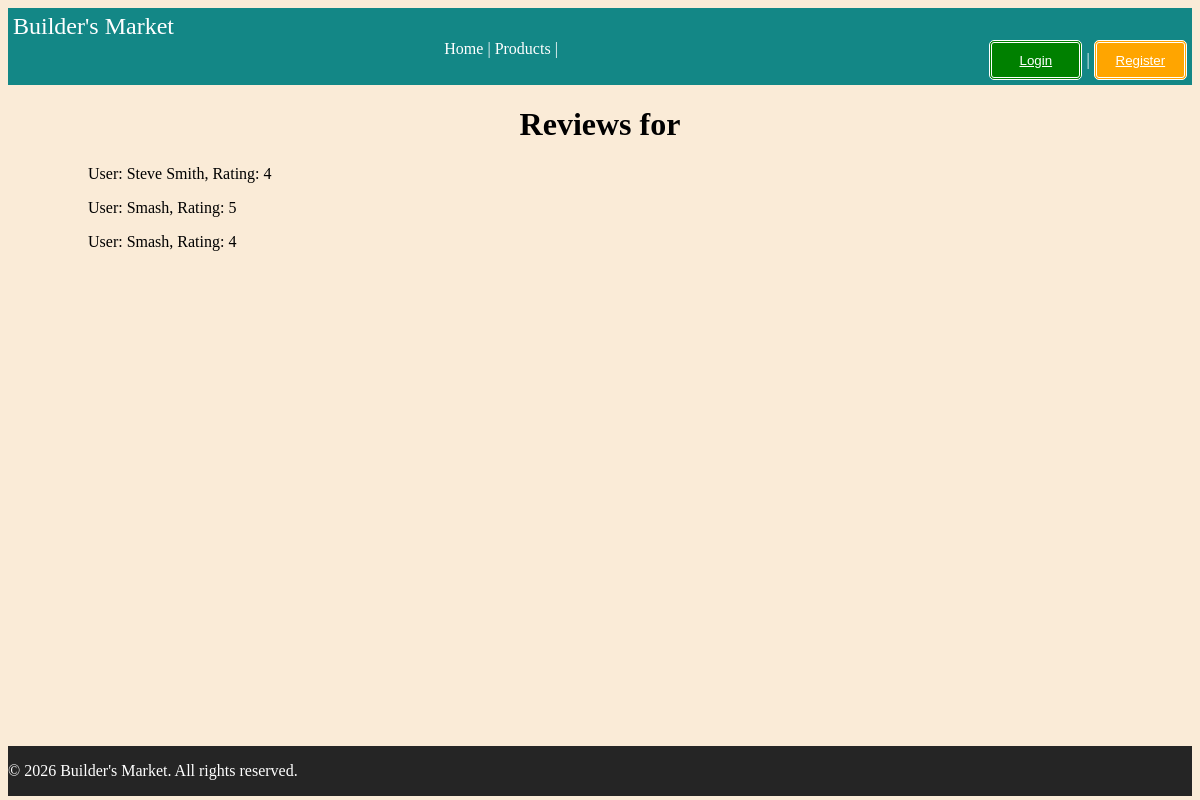
The app's page /products/1/reviews, older data.
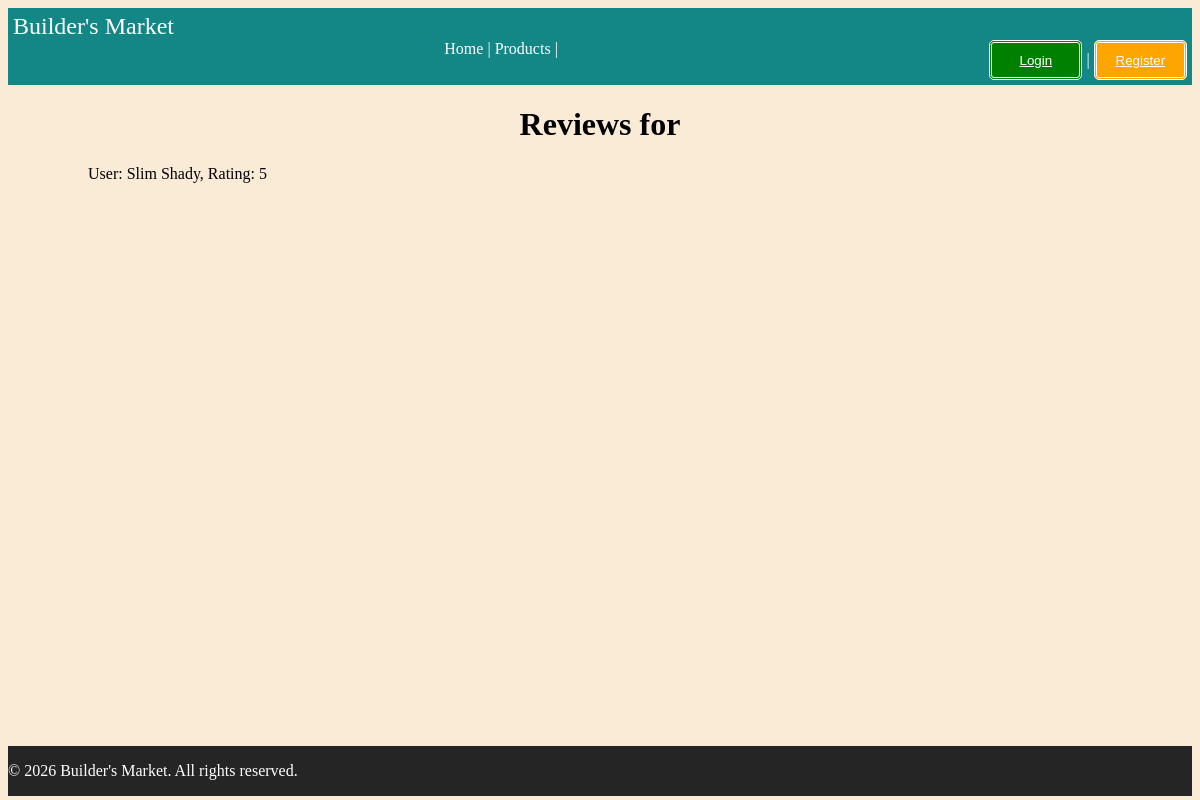
The same page, newer data.
### tables this page shows
CREATE TABLE reviews (
    review_id INTEGER PRIMARY KEY,
    product_id INTEGER NOT NULL,
    user_id INTEGER NOT NULL,
    rating INTEGER CHECK (rating >= 0 AND rating <= 5),
    created_at DATETIME DEFAULT CURRENT_TIMESTAMP,
    updated_at DATETIME DEFAULT CURRENT_TIMESTAMP,
    FOREIGN KEY (product_id) REFERENCES products(product_id) ON DELETE CASCADE,
    FOREIGN KEY (user_id) REFERENCES users(user_id) ON DELETE CASCADE
);

CREATE TABLE users (
    user_id INTEGER PRIMARY KEY,
    username VARCHAR(50) NOT NULL UNIQUE,
    email VARCHAR(255) NOT NULL UNIQUE,
    password_hash VARCHAR(255) NOT NULL,
    created_at DATETIME DEFAULT CURRENT_TIMESTAMP,
    updated_at DATETIME DEFAULT CURRENT_TIMESTAMP
);

### routes/reviews.py (the view)
@reviews_bp.route('/products/<int:product_id>/reviews', methods=['GET'])
def view_reviews(product_id):
    reviews = Review.GetByProduct(product_id)
    return render_template('review/reviews_product.html', reviews=reviews, product_id=product_id)

### database/connection.py (called while the page is built)
def get_connection():
    try:
        conn = sqlite3.connect(Config.DATABASE)
        conn.row_factory = sqlite3.Row
        return conn
    except Error as e:
        print(f"Database connection error: {e}")
        return None

### models/review.py (called while the page is built)
    @staticmethod
    def GetByProduct(product_id):
        db = get_connection()
        try:
            return db.execute("""
                             SELECT r.*, u.username
                             FROM reviews r
                             JOIN users u ON r.user_id = u.user_id
                              WHERE r.product_id = ?
                             ORDER BY r.created_at DESC
                              """, (product_id,)).fetchall()
        finally:
            db.close()

### templates/review/reviews_product.html (shortened to what this page needs)
{% extends "base.html" %}
{% block content %}
<h1> Reviews for {{product_name}} </h1>
{% for review in reviews %}
<p> User: {{review.username}},  Rating: {{review.rating}} </p>
{% endfor %}
{% endblock %}

### templates/base.html (shortened to what this page needs)
<!DOCTYPE html>
<html lang="en">
<head>
    <link href="{{url_for('static', filename = 'css/reset.css' )}}" rel="stylesheet">
    <link href="{{url_for('static', filename = 'css/style.css' )}}" rel="stylesheet">
    <link href="{{url_for('static', filename = 'css/media.css' )}}" rel="stylesheet">
</head>
<body >
    <header>
        <div id="logo">Builder's Market</div>
            <div class="authButton">
            {% if not g.user %}
                <button class="greenButton"><a href="{{url_for('auth.login')}}"> Login</a></button> |
                <button class="orangeButton"><a href="{{url_for('auth.register')}}"> Register</a> </button>
            {% else %}
                <button class="greenButton" ><a href="{{url_for('auth.logout')}}"> Logout</a> </button>
            {% endif %}
            <br>
            </div>
        <nav id="navMenu">
            <a href="{{url_for('home')}}"> Home | </a>
            <a href="{{url_for('products.get_products')}}"> Products | </a>
        </nav>
    </header>
    <main>
        <div class="container">
        {% block content %}
        {% endblock %}
        </div>
    </main>
    <footer>
            <p>&copy; 2026 Builder's Market. All rights reserved.</p>
    </footer>
</body>
</html>

### static/css/style.css (style rules this page uses)
html, body { height: 99%; }
header { background-color: rgba(0, 128, 128, 0.925); color: white; padding: 5px; text-align: center; }
header a { color: white; }
body { display: flex; flex-direction: column; background-color: antiquewhite; min-height: 98.5vh; }
main { flex: 1; margin-left: 5em; margin-right: 5em; }
footer { background-color: rgb(37, 37, 37); color: white; }
#navMenu a { text-decoration: none; }
.authButton { display: flexbox; float: right; }
.authButton Button { width: 7em; height: 3em; }
#logo { font-size:x-large; text-align: left; }
h1 { text-align: center; }
a { color: white; }
button { border-radius: 5px; border-width: 3px; border-color: rgb(255, 255, 255); border-style: double ; height: 3em; }
.greenButton { background-color: green; color: white; }
.orangeButton { background-color: orange; }

Row changes from the older to the newer data that the page shows:
removed reviews: username "Steve Smith", rating "4"
no longer on this page (row edited): reviews: username "Smash", rating "5"
removed reviews: username "Smash", rating "4"
added reviews: username "Slim Shady", rating "5"
